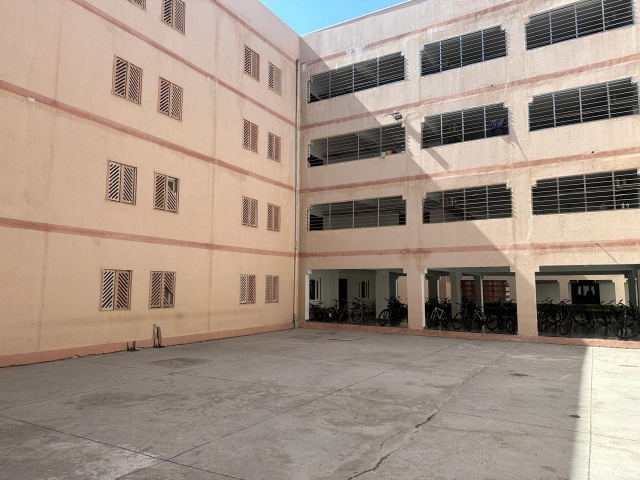
#> input picture images/left.jpeg, 1280 x 960 px, found by its file name (shown at 1/2 size)
$ python stitch.py
#> lines starting #> are read from the running program, lines starting #| are printed output that depends on the picture
import cv2
import numpy as np
import matplotlib.pyplot as plt

class PanoramaStitcher:
    def __init__(self):
        # using SIFT because it's scale invariant and works better for rotation
        self.sift = cv2.SIFT_create()

    def get_keypoints_and_matches(self, img1, img2):
        """
        Takes two images, finds keypoints, and returns the good matches.
        """
        # step 1: get the keypoints and descriptors for both images
        kp1, des1 = self.sift.detectAndCompute(img1, None)
        kp2, des2 = self.sift.detectAndCompute(img2, None)

        # step 2: match them up
        # using BFMatcher with k=2 so we can apply the ratio test later
        bf = cv2.BFMatcher()
        raw_matches = bf.knnMatch(des1, des2, k=2)

        # step 3: filter out the bad matches using Lowe's ratio test
        # essentially, if the best match is much better than the second best, keep it
        good_matches = []
        for m, n in raw_matches:
            if m.distance < 0.75 * n.distance:
                good_matches.append(m)

        return kp1, kp2, good_matches

    def find_homography(self, kp1, kp2, matches):
        """
        Calculates the transformation matrix (H) needed to map img1 onto img2.
        """
        # need at least 4 points to solve for the homography matrix
        if len(matches) < 4:
            print("Not enough matches to compute homography!")
            return None

        # grab the coordinates of the matching points from both images
        # queryIdx is from the first image, trainIdx is from the second
        src_pts = np.float32([kp1[m.queryIdx].pt for m in matches]).reshape(-1, 1, 2)
        dst_pts = np.float32([kp2[m.trainIdx].pt for m in matches]).reshape(-1, 1, 2)

        # calculate the matrix using RANSAC to ignore outliers (noise)
        H, mask = cv2.findHomography(src_pts, dst_pts, cv2.RANSAC, 5.0)
        return H

    def stitch_images(self, img_left, img_center, img_right):
        # PHASE 1: Calculate the transforms

        # first, map the left image to the center
        print("Matching left to center...")
        kp_l, kp_c, matches_lc = self.get_keypoints_and_matches(img_left, img_center)
        H_lc = self.find_homography(kp_l, kp_c, matches_lc)

        # next, map the right image to the center
        print("Matching right to center...")
        kp_r, _, matches_rc = self.get_keypoints_and_matches(img_right, img_center)
        H_rc = self.find_homography(kp_r, kp_c, matches_rc)

        if H_lc is None or H_rc is None:
            print("Could not find homography. Check your images.")
            return None

        # PHASE 2: Figure out the canvas size
        # since we are warping images, they might fall outside the normal frame.
        # we need to project the corners to find the new bounds.

        h_l, w_l = img_left.shape[:2]
        h_r, w_r = img_right.shape[:2]
        h_c, w_c = img_center.shape[:2]


        corners_l = np.float32([[0, 0], [0, h_l], [w_l, h_l], [w_l, 0]]).reshape(-1, 1, 2)

        warped_corners_l = cv2.perspectiveTransform(corners_l, H_lc)

        corners_r = np.float32([[0, 0], [0, h_r], [w_r, h_r], [w_r, 0]]).reshape(-1, 1, 2)
        warped_corners_r = cv2.perspectiveTransform(corners_r, H_rc)

        corners_c = np.float32([[0, 0], [0, h_c], [w_c, h_c], [w_c, 0]]).reshape(-1, 1, 2)

        # stack all corners together to find the min/max x and y
        all_corners = np.concatenate((warped_corners_l, corners_c, warped_corners_r), axis=0)

        # find the extent of the final panorama
        [xmin, ymin] = np.int32(all_corners.min(axis=0).ravel() - 0.5)
        [xmax, ymax] = np.int32(all_corners.max(axis=0).ravel() + 0.5)

        # we need a translation matrix because if xmin is negative, the image will be cut off.
        # this shifts everything to the positive side.
        t = [-xmin, -ymin]
        H_translation = np.array([[1, 0, t[0]], [0, 1, t[1]], [0, 0, 1]], dtype=np.float32)

        #PHASE 3: Warping everything

        output_size = (xmax - xmin, ymax - ymin)

        # Warp left image -> applies translation * homography
        output_img = cv2.warpPerspective(img_left, H_translation.dot(H_lc), output_size)

        # Warp right image
        warped_right = cv2.warpPerspective(img_right, H_translation.dot(H_rc), output_size)

        # Warp center image
        warped_center = cv2.warpPerspective(img_center, H_translation, output_size)

        # PHASE 4: Blending

        # 1. Naive stitch (Just overwriting pixels)
        # This shows the seams clearly
        naive_result = output_img.copy()
        naive_result[warped_center > 0] = warped_center[warped_center > 0]
        naive_result[warped_right > 0] = warped_right[warped_right > 0]

        # 2. Better blending
        # Using np.maximum to take the brighter pixel in overlap regions.
        # This isn't perfect (pyramid blending is better) but it handles basic overlaps
        # better than just overwriting.
        final_result = np.maximum(output_img, warped_center)
        final_result = np.maximum(final_result, warped_right)

        return naive_result, final_result

#running the pipeline

# Load images
print("Loading images...")

img_l = cv2.imread('images/left.jpeg')
#> img_l is the input picture: shape (960, 1280, 3); mean B, G, R 132.5, 145.7, 162.6
img_c = cv2.imread('images/centre.jpeg')
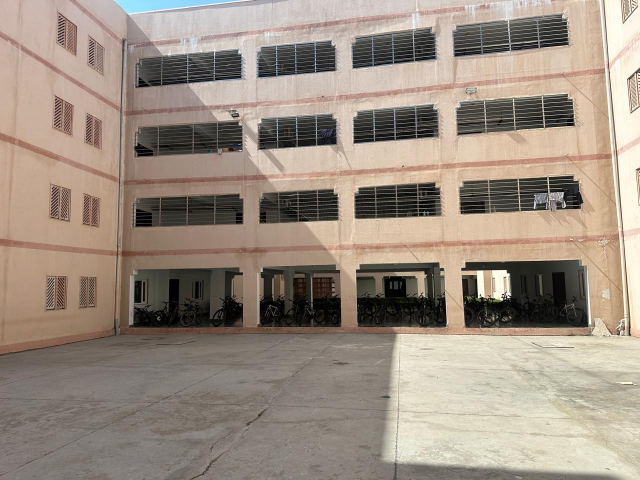
#> input picture images/centre.jpeg, 1280 x 960 px, found by its file name (shown at 1/2 size)
#> img_c is the input picture: shape (960, 1280, 3); mean B, G, R 129.3, 142.3, 155.9
img_r = cv2.imread('images/right.jpeg')
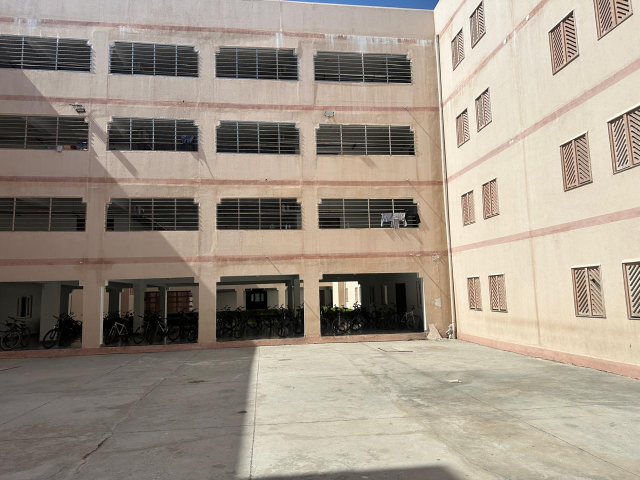
#> input picture images/right.jpeg, 1280 x 960 px, found by its file name (shown at 1/2 size)
#> img_r is the input picture: shape (960, 1280, 3); mean B, G, R 134.8, 147.8, 158.7

if img_l is None or img_c is None:
    print("Error loading images!")
    exit()

# resizing to make processing faster during testing
scale_factor = 0.5
img_l = cv2.resize(img_l, None, fx=scale_factor, fy=scale_factor)
#> img_l: shape (480, 640, 3)
img_c = cv2.resize(img_c, None, fx=scale_factor, fy=scale_factor)
#> img_c: shape (480, 640, 3)
img_r = cv2.resize(img_r, None, fx=scale_factor, fy=scale_factor)
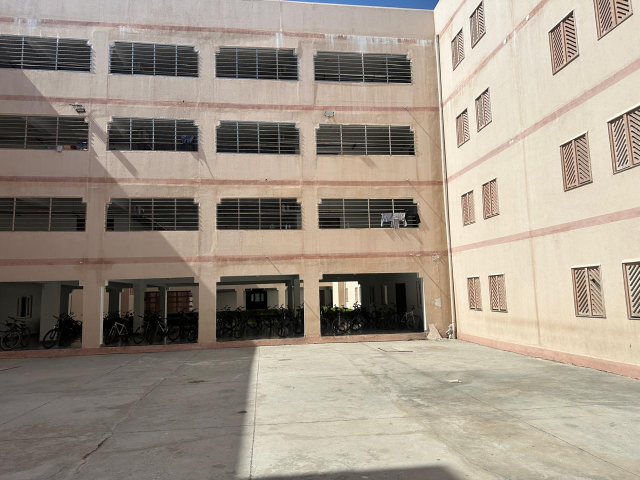
#> img_r: shape (480, 640, 3); mean B, G, R 134.9, 148, 158.9

stitcher = PanoramaStitcher()
naive_pano, final_pano = stitcher.stitch_images(img_l, img_c, img_r)
#> in get_keypoints_and_matches, `kp1, des1 = self.sift.detectAndCompute(img1, None)`: kp1 = 1126 keypoints; strongest (x, y, size): (554, 197, 27.2), (490, 123, 25.2), (581, 310, 49.1), (493, 201, 25)
#> in get_keypoints_and_matches, `kp2, des2 = self.sift.detectAndCompute(img2, None)`: kp2 = 1248 keypoints; strongest (x, y, size): (497, 286, 18.7), (547, 298, 50.7), (502, 299, 1.9), (463, 269, 2.3)
#> in get_keypoints_and_matches, `raw_matches = bf.knnMatch(des1, des2, k=2)`: raw_matches = 1126 matches
#> after the loop in get_keypoints_and_matches, `for m, n in raw_matches:`: good_matches = 401 matches
#> in stitch_images, `kp_l, kp_c, matches_lc = self.get_keypoints_and_matches(img_left, img_..`: kp_l has the same summary as kp1 in get_keypoints_and_matches; kp_c has the same summary as kp2 in get_keypoints_and_matches
#> in find_homography, `src_pts = np.float32([kp1[m.queryIdx].pt for m in matches]).reshape(-1..`: src_pts = 401 rows, first 8: [112.5, 193.6], [113.6, 169.2], [124.7, 277.8], [127.9, 85.94], [129.5, 196.5], [134.9, 95.83], [136.7, 72.41], [136.7, 72.41]
#> in find_homography, `dst_pts = np.float32([kp2[m.trainIdx].pt for m in matches]).reshape(-1..`: dst_pts = 401 rows, first 8: [53.42, 213.6], [54.92, 190.3], [61.82, 280.7], [59.94, 207.7], [67.66, 129.3], [67.66, 129.3], [69.21, 107.2], [69.21, 107.2]
#> in find_homography, `H, mask = cv2.findHomography(src_pts, dst_pts, cv2.RANSAC, 5.0)`: H = [[1.86, -0.0239, -377.5], [0.341, 1.54, -139.7], [0.00133, -5.82e-06, 1]]; mask = 401 values, max 1 at index 18, min 0 at index 0, mean 0.855
#> in stitch_images, `H_lc = self.find_homography(kp_l, kp_c, matches_lc)`: H_lc has the same summary as H in find_homography
#> in get_keypoints_and_matches (call 2), `kp1, des1 = self.sift.detectAndCompute(img1, None)`: kp1 = 1180 keypoints; strongest (x, y, size): (349, 296, 17), (391, 307, 44.4), (466, 110, 2.1), (487, 90, 2)
#> in get_keypoints_and_matches (call 2), `raw_matches = bf.knnMatch(des1, des2, k=2)`: raw_matches = 1180 matches
#> after the loop in get_keypoints_and_matches (call 2), `for m, n in raw_matches:`: good_matches = 447 matches
#> in stitch_images, `kp_r, _, matches_rc = self.get_keypoints_and_matches(img_right, img_ce..`: kp_r has the same summary as kp1 in get_keypoints_and_matches
#> in find_homography (call 2), `src_pts = np.float32([kp1[m.queryIdx].pt for m in matches]).reshape(-1..`: src_pts = 447 rows, first 8: [8.2, 36.62], [16.63, 207.3], [18.02, 70.2], [18.11, 323.4], [22.78, 314.3], [23.6, 299.3], [23.97, 58.33], [24.72, 67.27]
#> in find_homography (call 2), `dst_pts = np.float32([kp2[m.trainIdx].pt for m in matches]).reshape(-1..`: dst_pts = 447 rows, first 8: [534.7, 326.4], [298.6, 129.2], [184.9, 84.92], [193.3, 304], [196.5, 296.5], [196.7, 283.7], [420.2, 206.3], [190.1, 81.3]
#> in stitch_images, `H_rc = self.find_homography(kp_r, kp_c, matches_rc)`: H_rc = [[0.613, 0.0406, 171], [-0.162, 0.871, 27.27], [-0.000623, 6.11e-05, 1]]
#> in stitch_images, `warped_corners_l = cv2.perspectiveTransform(corners_l, H_lc)`: warped_corners_l = [[-377.5, -139.7], [-390.1, 599.4], [433, 441.9], [438.5, 42.4]]
#> in stitch_images, `warped_corners_r = cv2.perspectiveTransform(corners_r, H_rc)`: warped_corners_r = [[171, 27.27], [185, 432.6], [924.4, 541.3], [937.1, -127.4]]
#> in stitch_images, `all_corners = np.concatenate((warped_corners_l, corners_c, warped_corn..`: all_corners = [[-377.5, -139.7], [-390.1, 599.4], [433, 441.9], [438.5, 42.4], [0, 0], [0, 480], [640, 480], [640, 0], [171, 27.27], [185, 432.6], [924.4, 541.3], [937.1, -127.4]]
#> in stitch_images, `[xmin, ymin] = np.int32(all_corners.min(axis=0).ravel() - 0.5)`: xmin = -390; ymin = -140
#> in stitch_images, `[xmax, ymax] = np.int32(all_corners.max(axis=0).ravel() + 0.5)`: xmax = 937; ymax = 599
#> in stitch_images, `t = [-xmin, -ymin]`: t = [390, 140]
#> in stitch_images, `H_translation = np.array([[1, 0, t[0]], [0, 1, t[1]], [0, 0, 1]], dtyp..`: H_translation = [[1, 0, 390], [0, 1, 140], [0, 0, 1]]
#> in stitch_images, `output_size = (xmax - xmin, ymax - ymin)`: output_size = (1327, 739)
#> in stitch_images, `output_img = cv2.warpPerspective(img_left, H_translation.dot(H_lc), ou..`:
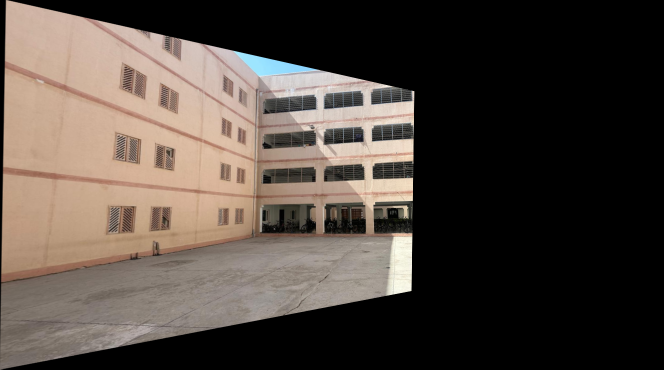
#> output_img: shape (739, 1327, 3) (shown at 1/2 size); mean B, G, R 63.1, 70.2, 79.9
#> in stitch_images, `warped_right = cv2.warpPerspective(img_right, H_translation.dot(H_rc),..`:
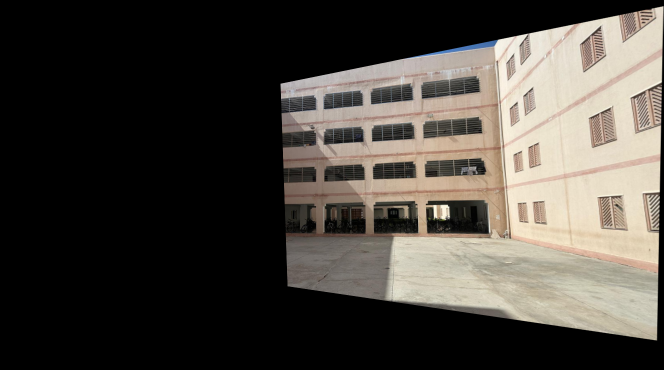
#> warped_right: shape (739, 1327, 3) (shown at 1/2 size); mean B, G, R 61.4, 67.6, 72.3
#> in stitch_images, `warped_center = cv2.warpPerspective(img_center, H_translation, output_..`:
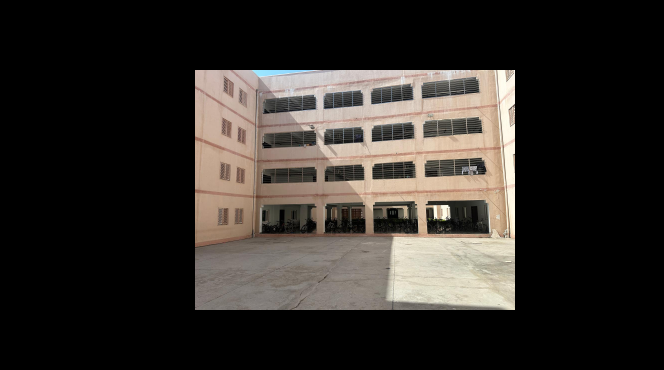
#> warped_center: shape (739, 1327, 3) (shown at 1/2 size); mean B, G, R 40.6, 44.6, 48.9
#> in stitch_images, `final_result = np.maximum(final_result, warped_right)`:
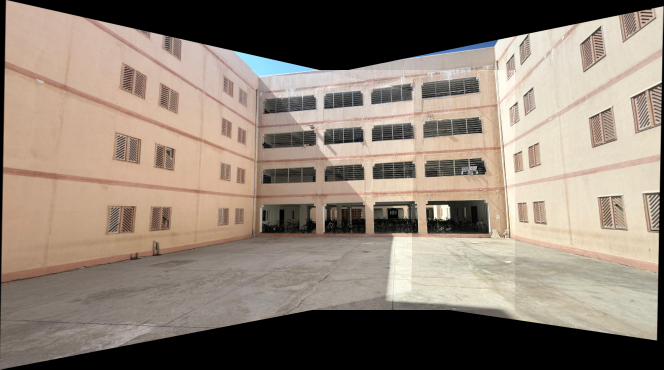
#> final_result: shape (739, 1327, 3) (shown at 1/2 size); mean B, G, R 115.4, 128, 141.4

# Displaying results
cv2.imshow("Naive Stitch (Seams Visible)", naive_pano)
cv2.imshow("Final Panorama", final_pano)

print("Press any key to close windows...")
cv2.waitKey(0)
cv2.destroyAllWindows()

# Saving output images
cv2.imwrite("results/naive_stitch.jpg", naive_pano)
cv2.imwrite("results/final_panorama.jpg", final_pano)
print("Results saved!")
